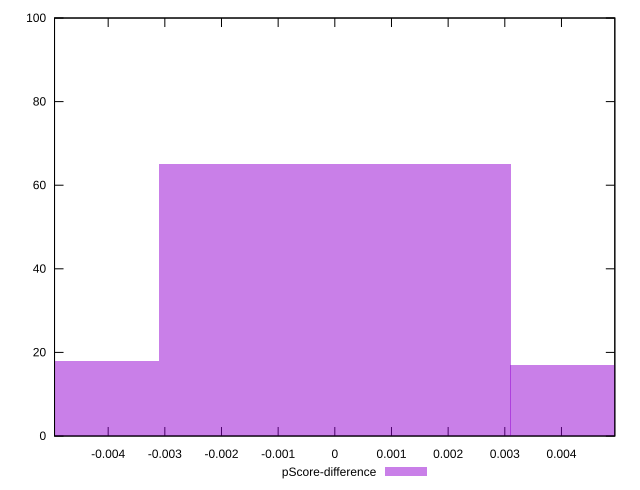

Write gnuplot code to recreate this figure.
reset

$pScoreDifference <<EOF
0 65
-0.006201217510884443 18
0.006201217510884443 17
EOF

set key outside below
set boxwidth 0.006201217510884443
set xrange [-0.004946660221524235:0.004941725410250841]
set yrange [0:100]
set trange [0:100]
set style fill transparent solid 0.5 noborder
set terminal svg size 640, 490 enhanced background rgb 'white'
set output "reprap/bootup-time/samples/pages+cached/pScore-difference/histogram.svg"

plot $pScoreDifference title "pScore-difference" with boxes

reset
